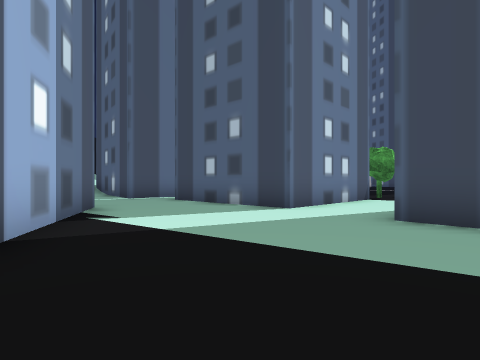
view 1 (above)

24 first-person views from a walk through a Unity game level. The camera is 1.2 m above the floor, looks level and sees 75° across. The floor is counted in squares, 2 m on a side. Each view is taken from the middle of a square. On the plan, view 1 faces up. The plan holds only what a view shows up to about 9 squares ahead; the rest is blank. The place goes on beyond the plan. The player character is not drawn. Some surface patterns are stand-ins.

view 2
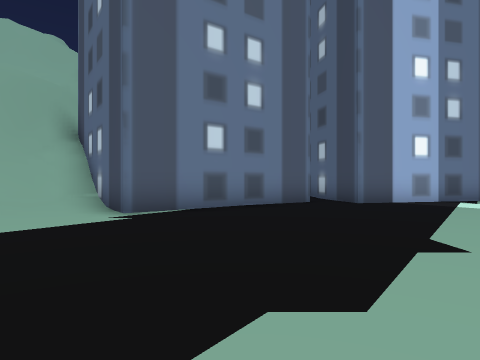

view 3
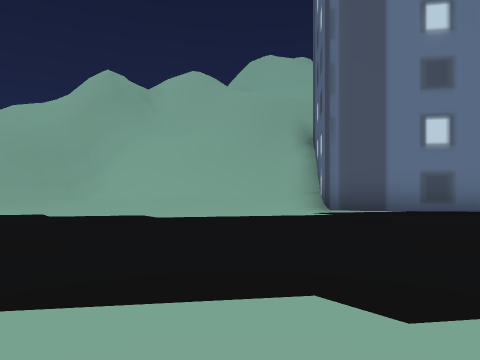

view 4
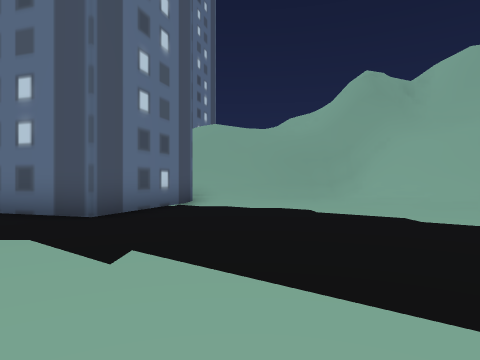

view 5
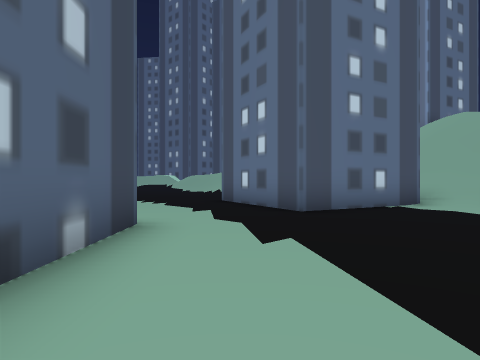

view 6
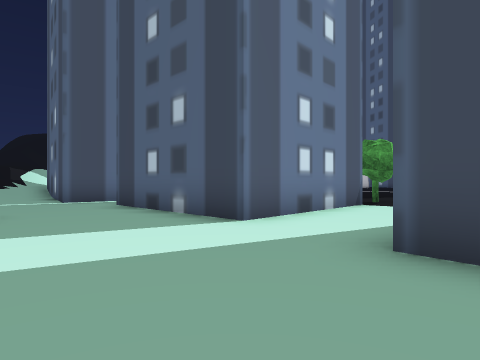

view 7
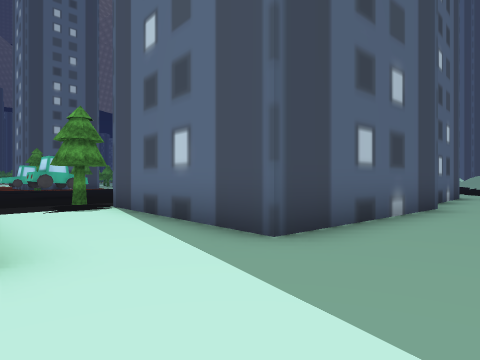

view 8
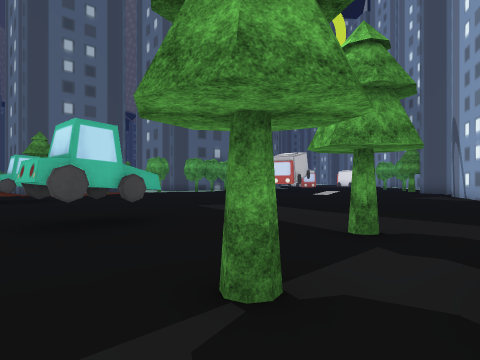

view 9
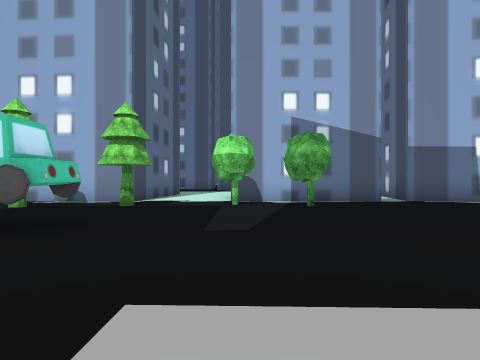

view 10
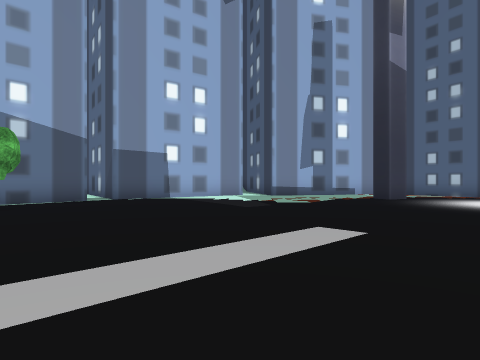

view 11
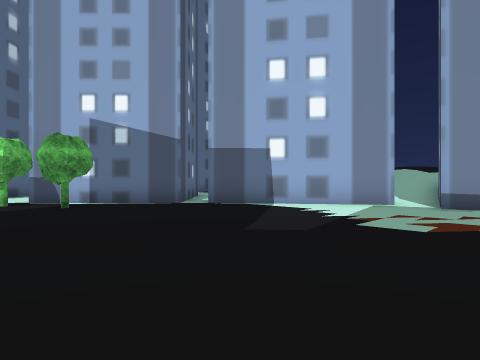

view 12
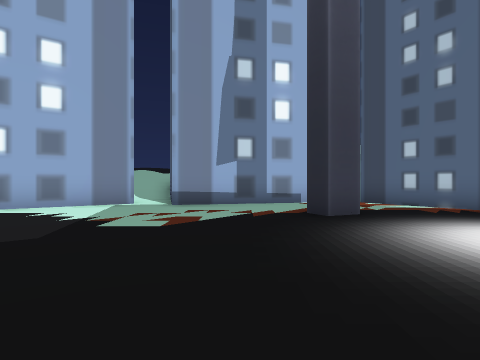

view 13
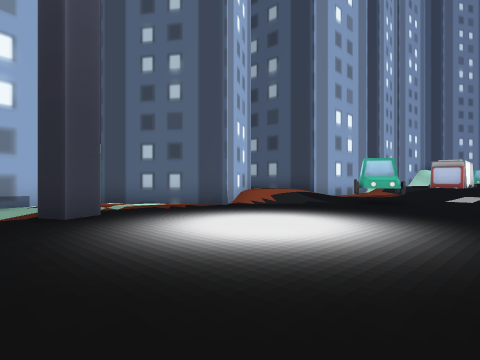

view 14
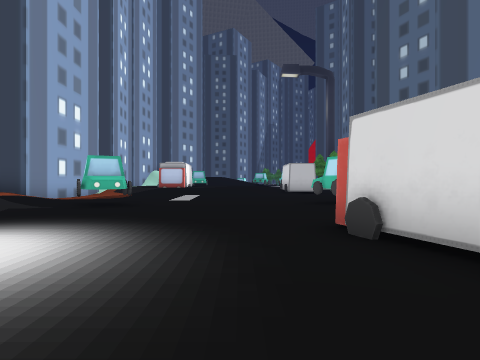

view 15
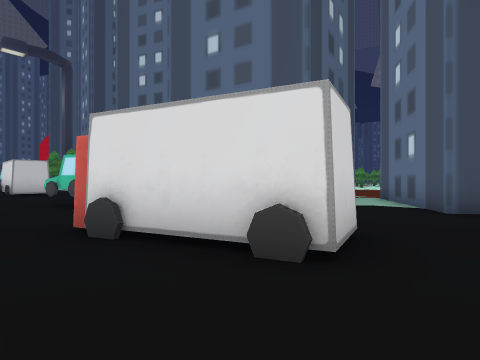

view 16
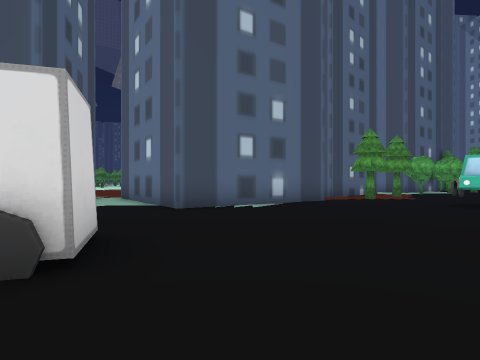

view 17
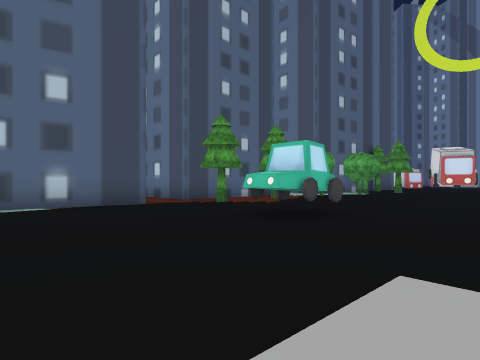

view 18
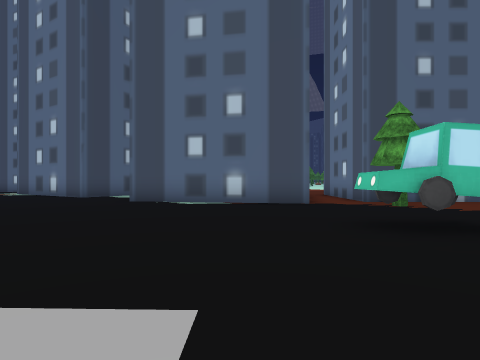

view 19
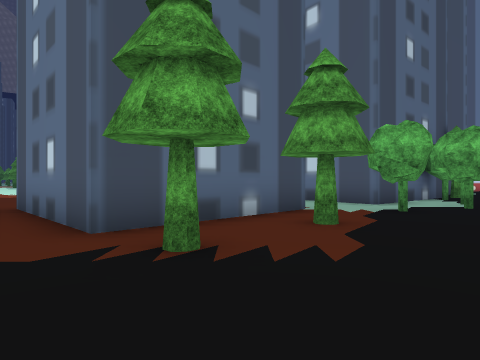

view 20
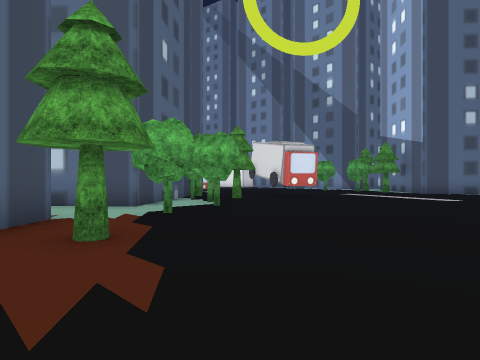

view 21
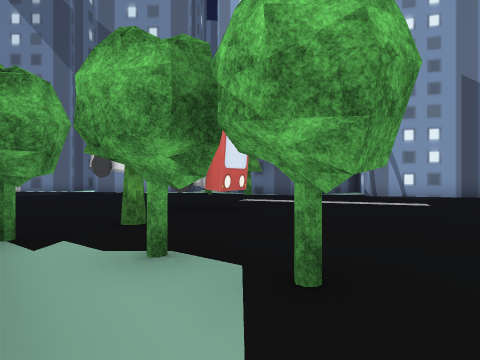

view 22
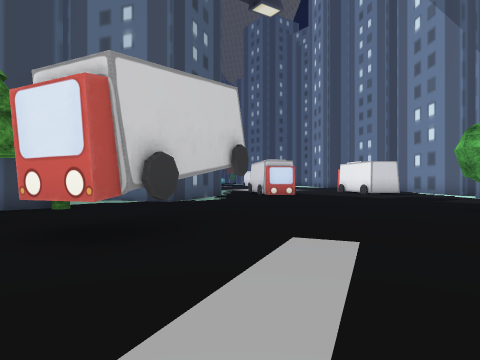

view 23
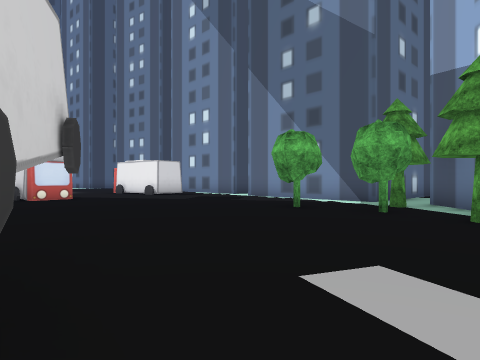

view 24
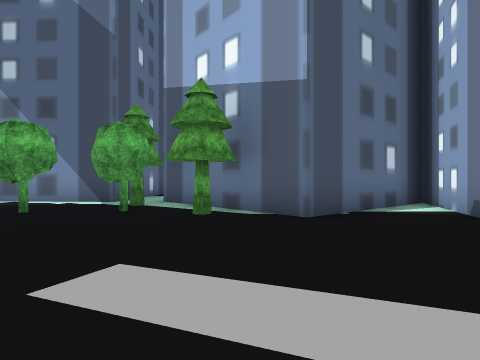

### Floor plan
Key: @ floor where view 1 was taken; # wall or solid block; x gap in a wall; . floor; / step, stairs or slope; v drop or lower ground; B building; T tree; R truck; O other object.
Columns run from 3 left of view 1 to 31 right of it. Each row starts with its distance up from view 1.
 31           ..
 30    /.O.....OO  B
 29    /.OO.....O  B
 28    /..O.....
 27    /........    B
 26   B.........    BBB
 25  BBB.......R     ..
 24 BB.........R ......B
 23  ..........RR....BB
 22 B..#............BB
 21 B................B
 20 B.................B    BB
 19 B..................B .B
 18 BB...................B
 17 B....................BB
 16  B..............O...T.BB
 15   B.............OO...T.B
 14   B........................
 13    B...................T.BB
 12     B..T....O............BB
 11 B    B..T...OO..........##B
 10 .B    BBT......... ......TTT
  9 ..B   B...T......  .........T..
  8 ...B B......#..... ...........B
  7 ....B...BBB....... .....RR....B
  6 B......B  B....... .....RRRR...
  5 B.....B    B .............R.....
  4 B.....B       ....................R
  3 B......B        ..  ..............
  2 BB......B           .............
  1 B........          B..B.........
  0  B.@......B        B.BBBxT.T...
 -1   B........B      BBB  B.......
 -2   B.........B.    BB    B.....
 -3    B...........          B.BBBB
 -4   B..............
 -5 BB///......B.....
 -6 //////.....BBBB.
 -7 ## ////....B
 -8    //#//...B
 -9   #####vv//
-10       #//###
-11        ////

Positions as (right, up) in squares from view 1, and headings:
1: (0, 0), facing up
2: (6, -1), facing left
3: (6, 0), facing down-left
4: (6, 0), facing down
5: (5, 0), facing down-right
6: (1, 2), facing up
7: (-1, 5), facing right
8: (5, 9), facing right
9: (10, 16), facing down-left
10: (10, 17), facing left
11: (6, 20), facing down-left
12: (6, 20), facing left
13: (6, 20), facing up-left
14: (6, 21), facing up
15: (6, 21), facing up-right
16: (6, 21), facing right
17: (8, 16), facing right
18: (9, 14), facing up-right
19: (14, 16), facing right
20: (15, 16), facing down-right
21: (21, 13), facing down
22: (18, 5), facing right
23: (20, 6), facing down-right
24: (20, 6), facing down
